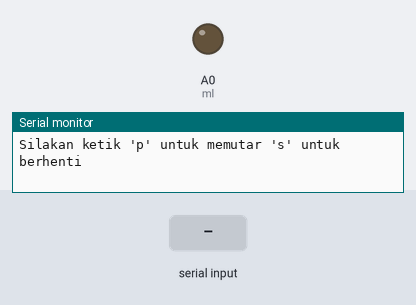
Recording of a sketch running on a simulated Arduino Uno, built with avr-gcc and run on an emulated ATmega328P. On the bench: output pins drawn as LEDs (lit = HIGH), the last lines printed to the serial monitor. The test bench sets the inputs (shaded band).

Above: at 1.2 s.
1.3 s: "s" received over Serial
At 3.0 s:
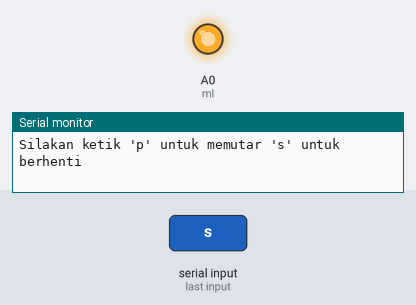
3.8 s: "p" received over Serial
At 6.1 s:
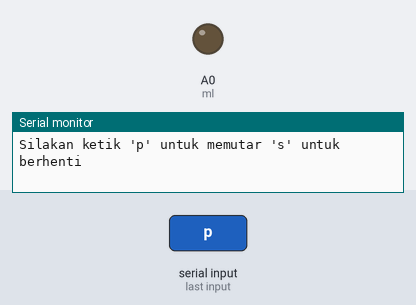
Timing chart, 0 to 7.6 s (numbered marks = the images above; inputs shaded):
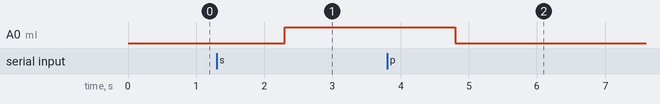

Measured:
- after the input at 1.3 s, A0 (ml): LOW → HIGH after 1.0 s
- after the input at 3.8 s, A0 (ml): HIGH → LOW after 1.0 s

The sketch:

modul_bluetooth.ino
```cpp
int ml = A0;
int h = 255;
int l = 0;
String motion;

void setup (){
  Serial.begin(9600);
  pinMode (ml, OUTPUT);
}

void loop (){
  Serial.println ("Silakan ketik 'p' untuk memutar 's' untuk berhenti");
  while (Serial.available()==0) {   }

  motion = Serial.readString();
  if (motion == "p") {
    analogWrite (ml,l);
  }
  if (motion == "s") {
    analogWrite (ml,h);
  }
}
```
